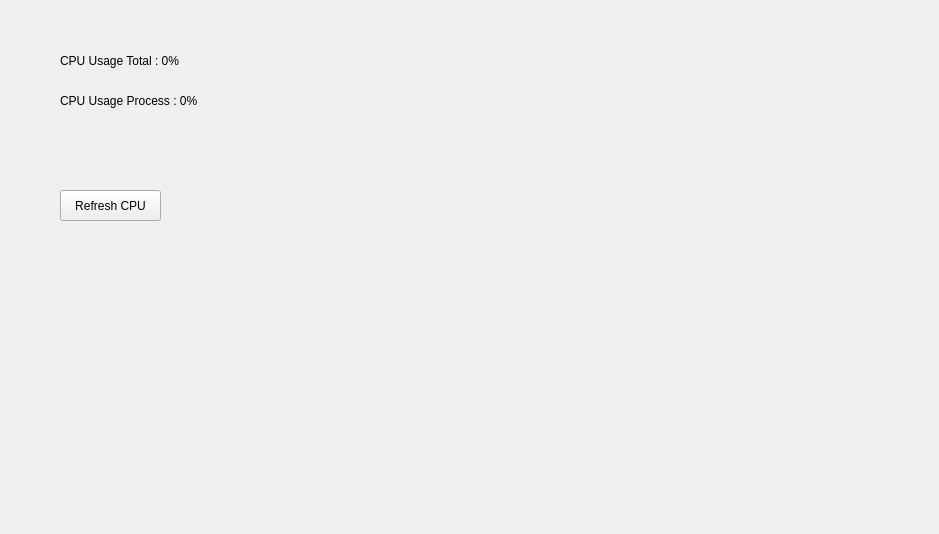
<?xml version="1.0" encoding="UTF-8"?>
<ui version="4.0">
 <class>DebugInfoCpuUsageWidget</class>
 <widget class="QWidget" name="DebugInfoCpuUsageWidget">
  <property name="geometry">
   <rect>
    <x>0</x>
    <y>0</y>
    <width>939</width>
    <height>534</height>
   </rect>
  </property>
  <property name="windowTitle">
   <string>Form</string>
  </property>
  <widget class="QPushButton" name="btnRefreshCpuUsage">
   <property name="geometry">
    <rect>
     <x>60</x>
     <y>190</y>
     <width>101</width>
     <height>31</height>
    </rect>
   </property>
   <property name="text">
    <string>Refresh CPU</string>
   </property>
  </widget>
  <widget class="QLabel" name="lbCpuUsageTotal">
   <property name="geometry">
    <rect>
     <x>60</x>
     <y>50</y>
     <width>161</width>
     <height>21</height>
    </rect>
   </property>
   <property name="text">
    <string>CPU Usage Total : 0%</string>
   </property>
  </widget>
  <widget class="QLabel" name="lbCpuUsageProcess">
   <property name="geometry">
    <rect>
     <x>60</x>
     <y>90</y>
     <width>161</width>
     <height>21</height>
    </rect>
   </property>
   <property name="text">
    <string>CPU Usage Process : 0%</string>
   </property>
  </widget>
 </widget>
 <resources/>
 <connections/>
</ui>
